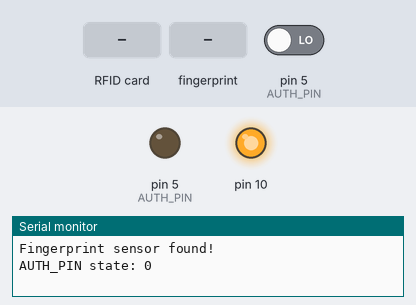
This sketch was run on a simulated Arduino Uno, built with avr-gcc and run on an emulated ATmega328P. On the bench: output pins drawn as LEDs (lit = HIGH), the last lines printed to the serial monitor. The inputs (shaded band) are chosen by the test bench; at power-on: pin 5 (AUTH_PIN) LOW.

Above: at 2.2 s.
2.3 s: RFID card 73 03 EB 13 held to the reader
At 3.6 s:
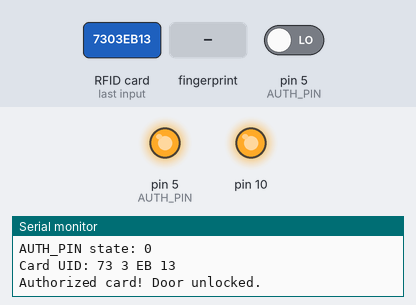
6.5 s: finger stored as number 1 placed on the sensor
At 7.8 s:
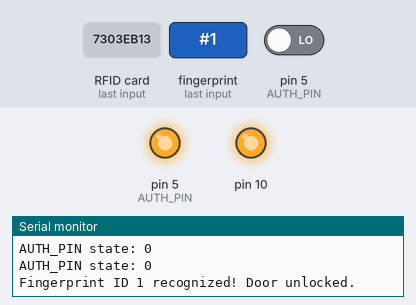
8.7 s: RFID card 34 56 78 90 held to the reader
At 12.8 s:
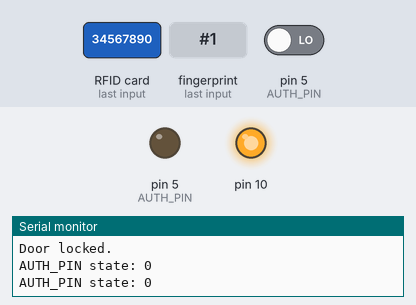
Timing chart, 0 to 14.3 s (numbered marks = the images above; inputs shaded):
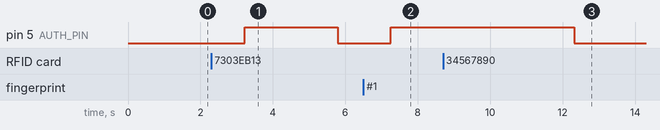

Measured:
- after the input at 2.3 s, pin 5 (AUTH_PIN): LOW → HIGH after 0.93 s, → LOW 2.6 s later
- after the input at 6.5 s, pin 5 (AUTH_PIN): LOW → HIGH after 0.76 s
- after the input at 8.7 s, pin 5 (AUTH_PIN): HIGH → LOW after 3.6 s instead of 1.1 s

The sketch:

Door_ESP8266.ino
```cpp
#include <SPI.h>
#include <MFRC522.h>
#include <Adafruit_Fingerprint.h>
#include <SoftwareSerial.h>

// RFID setup
#define RST_PIN 4  // Reset pin
#define SS_PIN 15  // SDA pin
MFRC522 mfrc522(SS_PIN, RST_PIN);

// Fingerprint setup
#define FINGERPRINT_RX 0 // D3 (BLACK wire)
#define FINGERPRINT_TX 2 // D4 (YELLOW wire)
SoftwareSerial mySerial(FINGERPRINT_RX, FINGERPRINT_TX);
Adafruit_Fingerprint finger(&mySerial);

// Pin for signaling ESP32-C3
#define AUTH_PIN 5 // D1 pin to signal ESP32-C3
// Authorized card UIDs
const byte authorizedCards[][4] = {
  {0x73, 0x03, 0xEB, 0x13},
  {0x34, 0x56, 0x78, 0x90}
};
const int numAuthorizedCards = sizeof(authorizedCards) / 4;

void setup() {
  Serial.begin(9600);
  while (!Serial);

  // Initialize RFID
  SPI.begin();
  mfrc522.PCD_Init();
  Serial.println("RFID and Fingerprint authentication system ready!");

  // Initialize fingerprint sensor
  mySerial.begin(57600);
  finger.begin(57600);
  if (finger.verifyPassword()) {
    Serial.println("Fingerprint sensor found!");
  } else {
    Serial.println("Fingerprint sensor not detected. Check connections.");
    while (1);
  }

  // Initialize AUTH_PIN as OUTPUT
  pinMode(AUTH_PIN, OUTPUT);
  digitalWrite(AUTH_PIN, LOW); // Ensure AUTH_PIN starts LOW
}

void loop() {
  // Check for RFID card
  if (mfrc522.PICC_IsNewCardPresent() && mfrc522.PICC_ReadCardSerial()) {
    handleRFID();
  }

  // Check for fingerprint
  int fingerprintID = getFingerprintID();
  if (fingerprintID != -1) {
    Serial.print("Fingerprint ID ");
    Serial.print(fingerprintID);
    Serial.println(" recognized! Door unlocked.");
    signalESP32(); // Signal ESP32-C3 for authentication
    delay(1500);
    Serial.println("Door locked.");
  }

  // Read from AUTH_PIN as INPUT
  pinMode(AUTH_PIN, INPUT); // Switch AUTH_PIN to INPUT mode
  int pinState = digitalRead(AUTH_PIN);
  Serial.print("AUTH_PIN state: ");
  Serial.println(pinState);

  delay(1000); // Delay to allow reading

  pinMode(AUTH_PIN, OUTPUT); // Switch back to OUTPUT mode
  digitalWrite(AUTH_PIN, LOW); // Ensure AUTH_PIN remains LOW when not signaling
}

// Handle RFID logic
void handleRFID() {
  Serial.print("Card UID:");
  for (byte i = 0; i < mfrc522.uid.size; i++) {
    Serial.print(" ");
    Serial.print(mfrc522.uid.uidByte[i], HEX);
  }
  Serial.println();

  if (isCardAuthorized(mfrc522.uid.uidByte, mfrc522.uid.size)) {
    Serial.println("Authorized card! Door unlocked.");
    signalESP32(); // Signal ESP32-C3 for authentication
    delay(1500);
    Serial.println("Door locked.");
  } else {
    Serial.println("Unauthorized card! Door remains locked.");
  }

  mfrc522.PICC_HaltA();  // Halt RFID card
}

// Check if RFID card is authorized
bool isCardAuthorized(byte *uid, byte size) {
  for (int i = 0; i < numAuthorizedCards; i++) {
    bool match = true;
    for (byte j = 0; j < size; j++) {
      if (authorizedCards[i][j] != uid[j]) {
        match = false;
        break;
      }
    }
    if (match) {
      return true;
    }
  }
  return false;
}

// Get fingerprint ID
int getFingerprintID() {
  int result = finger.getImage();
  if (result != FINGERPRINT_OK) {
    if (result == FINGERPRINT_NOFINGER) {
      return -1;  // No fingerprint detected
    } else {
      Serial.println("Error reading fingerprint image.");
      return -1;
    }
  }

  result = finger.image2Tz();
  if (result != FINGERPRINT_OK) {
    if (result == FINGERPRINT_IMAGEMESS) {
      Serial.println("Fingerprint image is too messy.");
    } else if (result == FINGERPRINT_PACKETRECIEVEERR) {
      Serial.println("Error in receiving fingerprint data.");
    } else {
      Serial.println("Fingerprint conversion failed.");
    }
    return -1;
  }

  result = finger.fingerSearch();
  if (result != FINGERPRINT_OK) {
    if (result == FINGERPRINT_NOTFOUND) {
      Serial.println("Unrecognized fingerprint! Access denied.");
    } else {
      Serial.println("Error searching fingerprint.");
    }
    return -1;
  }

  return finger.fingerID;  // Return matched ID
}

// Signal ESP32-C3
void signalESP32() {
  pinMode(AUTH_PIN, OUTPUT);   // Ensure AUTH_PIN is in OUTPUT mode
  digitalWrite(AUTH_PIN, HIGH);  // Set AUTH_PIN HIGH
}
```
